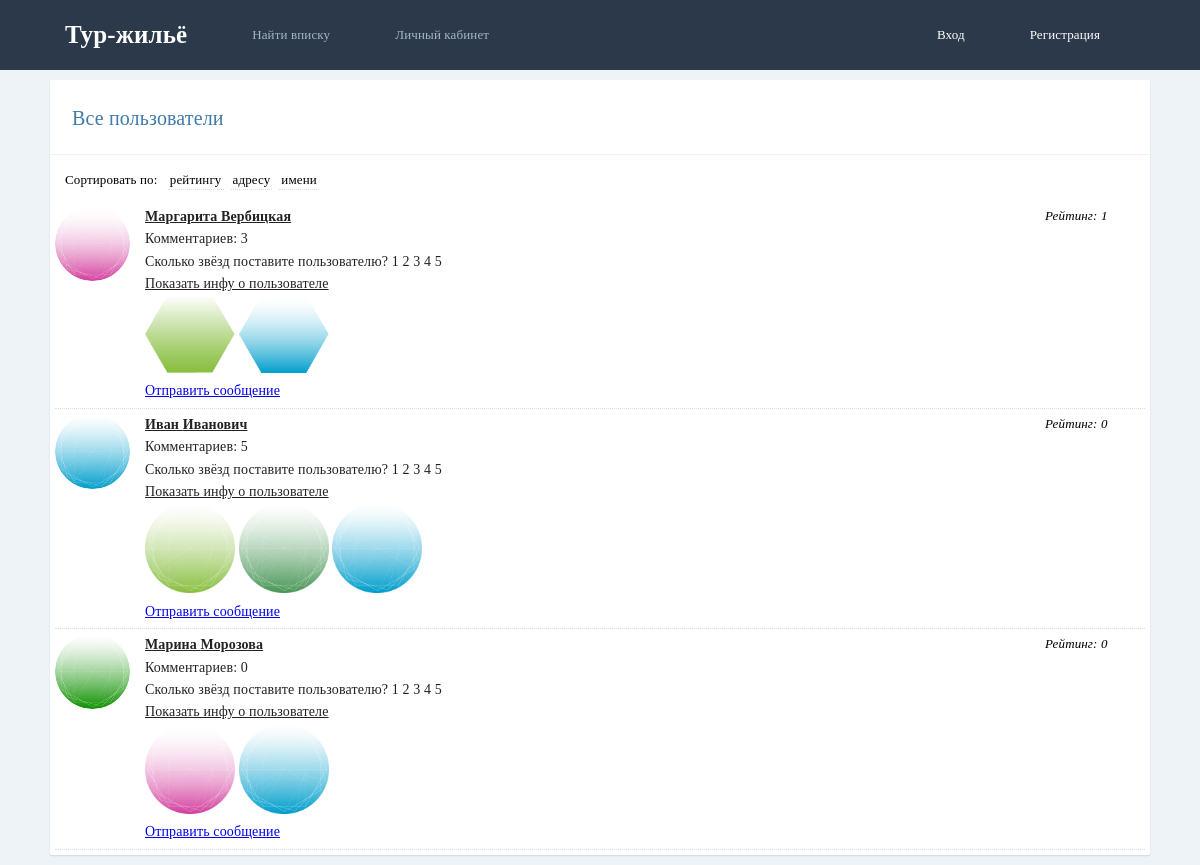
Screenshot of /search.php with the database file from the repository.
### tables this page shows
CREATE TABLE `users` (
  `id` int(11) NOT NULL,
  `login` varchar(120) NOT NULL,
  `first_name` varchar(100) NOT NULL,
  `last_name` varchar(100) NOT NULL,
  `email` varchar(100) NOT NULL,
  `phone` varchar(100) NOT NULL,
  `pass` varchar(100) NOT NULL,
  `avatar` varchar(1000) NOT NULL,
  `address` varchar(100) NOT NULL,
  `img_room` varchar(1000) NOT NULL,
  `info` varchar(500) NOT NULL,
  `rating` int(20) NOT NULL,
  `comments_sum` int(100) NOT NULL
);

### search.php (the view, shortened to what this page needs)
<?php
require_once "./php/db.php";
$sql = $link->query("SELECT * FROM `users`");
while ($row = $sql -> fetch_all(MYSQLI_ASSOC)) {
	$dataUsers = $row;
}
?>
<!DOCTYPE html>
<html>
	<head>
		<link rel="stylesheet" type="text/css" href="/module4/styles.css">
	</head>
	<body>
		<header>
			<div class="content">
				<div class="right">
					<div class="container">
						<a href="/module4/login.php"><span>Вход</span></a>
						<a href="/module4/signup.php"><span>Регистрация</span></a>
					</div>
				</div>
				<div class="left">
					<a href="/module4/index.php"><span class="logo">Тур-жильё</span></a>
					<a href="/module4/search.php"><span>Найти вписку</span></a>
					<a href="/module4/lk.php"><span>Личный кабинет</span></a>
				</div>
			</div>
		</header>
		<div id="content">
			<div class="listCard list-full">
				<div class="title">Все пользователи</div>
				<div class="item hr_bottom"></div>
				<div class="item left item-full">
					<div class="sort">Сортировать по: <span class="dotted">рейтингу</span><span class="dotted">адресу</span><span class="dotted">имени</span></div>
					<?php foreach ($dataUsers as $users => $user) : ?>
						<?php $user['img_room'] = explode(',', $user['img_room']); ?>
						<div class="msg_item">
							<div class="msg_right">Рейтинг: <?=$user['rating'];?></div>
							<div class="msg_left">
								<div class="msg_img">
									<img src="/module4/php/<?=$user['avatar'];?>" alt="<?=$user['login'];?>-avatar">
								</div>
							</div>
							<div class="msg_center">
								<div class="msg_from"><a href="/module4/comments.php"><?=$user['first_name'];?> <?=$user['last_name'];?></a></div>
								<div class="msg_text">Комментариев: <?=$user['comments_sum'];?></div>
								<div class="msg_rating">Сколько звёзд поставите пользователю? 1 2 3 4 5</div>
								<div class="showInfo">Показать инфу о пользователе</div>
								<div class="msg_attach">
									<?php foreach ($user['img_room'] as $images => $image) :?>
										<?php if ($image != "") :?>
											<img src="/module4/php/<?=$image;?>" alt="Фото квартиры-<?=$image;?>" width="100">
										<?php endif;?>
									<?php endforeach;?>
								</div>
								<div class="msg_send"><a href="#">Отправить сообщение</a></div>
							</div>
						</div>
					<?php endforeach;?>
				</div>
			</div>
		</div>
	</body>
</html>

### styles.css (style rules this page uses)
* { padding:0;margin:0;box-sizing: border-box; }
body { color:black; font-family:"Tahoma"; font-size:13px; background:#EEF3F8; letter-spacing: .01em; line-height: 1.6; }
#content { width:1100px; margin:10px auto; }
header { background:#2B394A; height:70px; min-width:1150px; }
header .content { width:1100px; margin:0 auto; line-height:70px; color:white; }
header .content .left a,header .content .left a:visited { color:#A4B6CB; text-decoration:underline; }
header .content .right { float:right; }
header .content .left { float:left; }
header .content .right a,header .content .right a:visited { color:white; text-decoration:none; }
header .content a .logo { color:white; text-decoration:none; }
header .content .logo { font-size:25px; font-weight:800; }
header .content span { padding:0 15px; float:left; margin-right:35px; }
.listCard { background:white; border-radius:2px; box-shadow:0px 1px 2px rgba(6, 33, 63, 0.13); }
.listCard .title { padding: 22px 0 10px 22px; text-align:center; color: #427AA9; font-size: 1.54em; }
.listCard.left, .item.left { float:left; }
.item.item-full,.listCard.list-full { width:100%; }
.listCard.list-800 .title, .listCard.list-full .title { text-align:left }
.listCard .item { padding:5px; }
.listCard .item.hr_bottom { border-bottom:1px solid #EEF3FA; }
#two-section,.listCard.list-full,.item.left.item-33 { margin-top:10px; overflow: hidden; }
.msg_right { font-style: italic; float:right; width:100px; }
.msg_center { display: block; color: #222; margin-left:15px; width: 600px; font-size: 14px; text-align: left; float: left; }
.msg_from { font-weight: bold; }
.msg_left { float: left; }
.msg_left img { border-radius: 100%; max-width: 75px; }
.msg_text { font-weight: normal; }
.msg_item { overflow: hidden; padding: 5px 0 5px 0; border-bottom: 1px dotted #dedede; }
.sort { margin:10px; }
.dotted { margin-left: 7px; cursor: pointer; padding: 2px; border-bottom:1px dotted #dedede; }
.msg_attach img { max-width: 90px; }
.msg_from a { color: #222; }
.showInfo { text-decoration: underline; cursor: pointer; }

### rows the page displays
users: rating "1", avatar+login (picture), first_name "Маргарита", last_name "Вербицкая", comments_sum "3"
users: rating "0", avatar (picture), first_name "Иван", last_name "Иванович", comments_sum "5"
users: rating "0", avatar+login (picture), first_name "Марина", last_name "Морозова", comments_sum "0"
